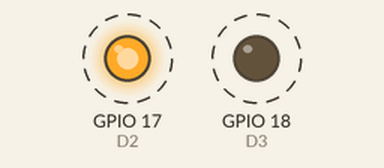
A program run on a simulated Raspberry Pi (BCM pin numbers). Shown: output pins drawn as LEDs (lit = HIGH). Dashed ring = blinking.

Above: at 0.5 s.
Timing chart, 0 to 4.6 s (numbered marks = the images above):
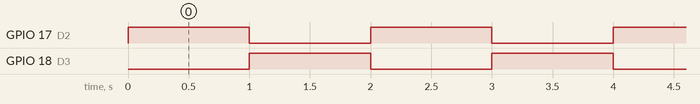

Measured:
- by itself, GPIO 17 (D2), GPIO 18 (D3): alternates HIGH for 1.0 s and LOW for 1.0 s

The program:

example01-leds.py
```python
import RPi.GPIO as GPIO
GPIO.setmode(GPIO.BCM)
GPIO.setwarnings(False)
import time

#pin map
D2 = 17
D3 = 18
D4 = 27
D5 = 22
D6 = 23
D7 = 24
D8 = 25
D9 = 4
D10 = 8
A3 = 7

#setup pins
GPIO.setup(D2, GPIO.OUT)
GPIO.setup(D3, GPIO.OUT)

#interact with pins
while True:
    GPIO.output(D2, 1)
    GPIO.output(D3, 0)
    time.sleep(1)
    GPIO.output(D2, 0)
    GPIO.output(D3, 1)
    time.sleep(1)
```
